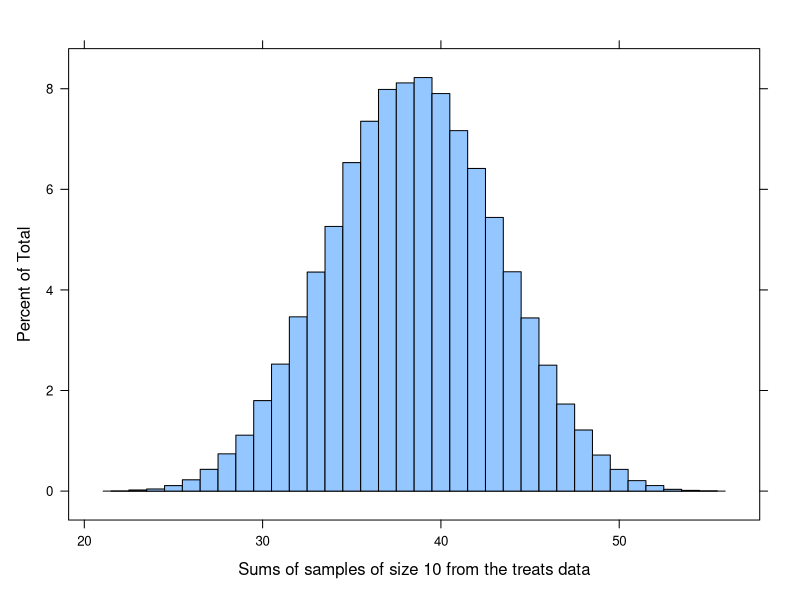
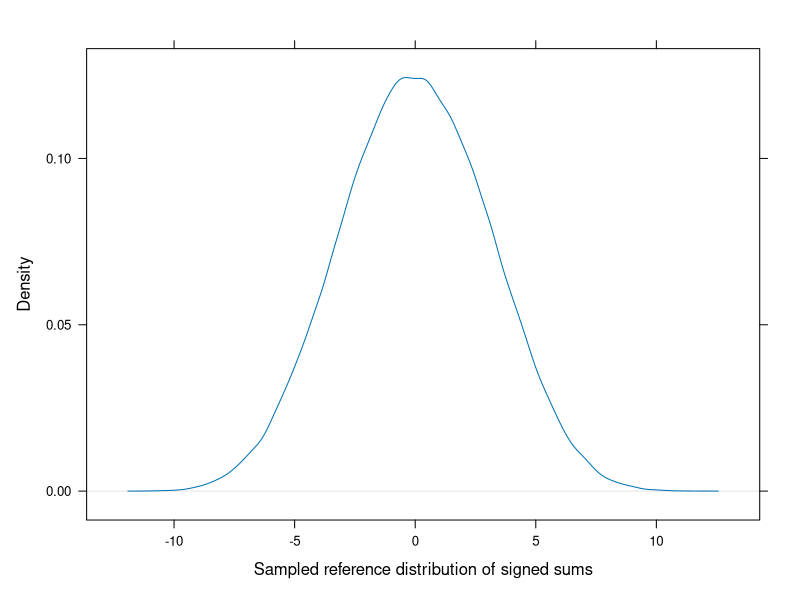

Recreate these plots in R, in order.
## ---- chunk 1
library(lattice)
library(knitr)
## ---- chunk 2
treats <- c(4,3,5,0,5,4,5,6,1,7,6,3,7,1,3,6,3,5,1,2)
tuna <- c(2,3,4,6,10,12,14,17,19,20)
sum(treats[tuna])
## ---- chunk 3
set.seed(1234321)
system.time(samp <- replicate(100000L,sum(sample(treats,10L))))
## ---- chunk 4
br <- seq(min(samp)-0.5,max(samp)+0.5,by=1.0)
histogram(~samp, xlab="Sums of samples of size 10 from the treats data",
        breaks=br)
## ---- chunk 5
sum(samp <= 29)/length(samp)
samp1 <- replicate(100000L,sum(sample(treats,10L)))
sum(samp1 <= 29)/length(samp)
## ---- chunk 6
Secchi <- within(
    data.frame(d80=c(2.11,1.79,2.71,1.89,1.69,1.71,2.01,1.36,
                     2.08,1.10,1.29,2.11,2.47,1.67,1.78,
                     1.68,1.47,1.67,2.31,1.76,1.58,2.55),
               d90=c(3.67,1.72,3.46,2.60,2.03,2.10,3.01,1.82,
                     2.64,2.23,1.39,2.08,2.92,1.90,2.44,
                     2.23,2.43,1.91,3.06,2.26,1.48,2.35)),
    diff <- d90 - d80)
str(Secchi)
## ---- chunk 7
ns <- 100000L
system.time(refsamp <- 
    colSums(Secchi$diff*matrix(c(-1,1)[1+(runif(22*ns)>0.5)],nrow=22)))
## ---- chunk 8
densityplot(~refsamp,xlab="Sampled reference distribution of signed sums",plot.points=FALSE,ref=TRUE)
